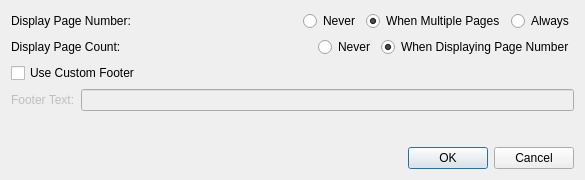
<?xml version="1.0" encoding="UTF-8"?>
<ui version="4.0">
 <class>footer</class>
 <widget class="QDialog" name="footer">
  <property name="geometry">
   <rect>
    <x>0</x>
    <y>0</y>
    <width>585</width>
    <height>180</height>
   </rect>
  </property>
  <property name="windowTitle">
   <string>Footer - Word Search Creator</string>
  </property>
  <layout class="QVBoxLayout" name="verticalLayout">
   <item>
    <layout class="QHBoxLayout" name="horizontalLayout_2">
     <item>
      <widget class="QLabel" name="label_7">
       <property name="text">
        <string>Display Page Number:</string>
       </property>
      </widget>
     </item>
     <item>
      <spacer name="horizontalSpacer_3">
       <property name="orientation">
        <enum>Qt::Horizontal</enum>
       </property>
       <property name="sizeHint" stdset="0">
        <size>
         <width>40</width>
         <height>20</height>
        </size>
       </property>
      </spacer>
     </item>
     <item>
      <widget class="QRadioButton" name="noPageNumberRadioButton">
       <property name="text">
        <string>Never</string>
       </property>
       <attribute name="buttonGroup">
        <string notr="true">buttonGroup</string>
       </attribute>
      </widget>
     </item>
     <item>
      <widget class="QRadioButton" name="multiplePageNumberRadioButton">
       <property name="text">
        <string>When Multiple Pages</string>
       </property>
       <property name="checked">
        <bool>true</bool>
       </property>
       <attribute name="buttonGroup">
        <string notr="true">buttonGroup</string>
       </attribute>
      </widget>
     </item>
     <item>
      <widget class="QRadioButton" name="alwaysPageNumberRadioButton">
       <property name="text">
        <string>Always</string>
       </property>
       <attribute name="buttonGroup">
        <string notr="true">buttonGroup</string>
       </attribute>
      </widget>
     </item>
    </layout>
   </item>
   <item>
    <layout class="QHBoxLayout" name="horizontalLayout">
     <item>
      <widget class="QLabel" name="label">
       <property name="text">
        <string>Display Page Count:</string>
       </property>
      </widget>
     </item>
     <item>
      <spacer name="horizontalSpacer">
       <property name="orientation">
        <enum>Qt::Horizontal</enum>
       </property>
       <property name="sizeHint" stdset="0">
        <size>
         <width>40</width>
         <height>20</height>
        </size>
       </property>
      </spacer>
     </item>
     <item>
      <widget class="QRadioButton" name="noPageCountRadioButton">
       <property name="text">
        <string>Never</string>
       </property>
       <attribute name="buttonGroup">
        <string notr="true">buttonGroup_2</string>
       </attribute>
      </widget>
     </item>
     <item>
      <widget class="QRadioButton" name="pageCountRadioButton">
       <property name="text">
        <string>When Displaying Page Number</string>
       </property>
       <property name="checked">
        <bool>true</bool>
       </property>
       <attribute name="buttonGroup">
        <string notr="true">buttonGroup_2</string>
       </attribute>
      </widget>
     </item>
    </layout>
   </item>
   <item>
    <widget class="QCheckBox" name="customFooterCheckBox">
     <property name="text">
      <string>Use Custom Footer</string>
     </property>
    </widget>
   </item>
   <item>
    <layout class="QHBoxLayout" name="horizontalLayout_3">
     <item>
      <widget class="QLabel" name="footerLabel">
       <property name="enabled">
        <bool>false</bool>
       </property>
       <property name="text">
        <string>Footer Text:</string>
       </property>
      </widget>
     </item>
     <item>
      <widget class="QLineEdit" name="footerTextLineEdit">
       <property name="enabled">
        <bool>false</bool>
       </property>
      </widget>
     </item>
    </layout>
   </item>
   <item>
    <spacer name="verticalSpacer">
     <property name="orientation">
      <enum>Qt::Vertical</enum>
     </property>
     <property name="sizeHint" stdset="0">
      <size>
       <width>20</width>
       <height>40</height>
      </size>
     </property>
    </spacer>
   </item>
   <item>
    <widget class="QDialogButtonBox" name="buttonBox">
     <property name="orientation">
      <enum>Qt::Horizontal</enum>
     </property>
     <property name="standardButtons">
      <set>QDialogButtonBox::Cancel|QDialogButtonBox::Ok</set>
     </property>
    </widget>
   </item>
  </layout>
 </widget>
 <resources/>
 <connections>
  <connection>
   <sender>buttonBox</sender>
   <signal>rejected()</signal>
   <receiver>footer</receiver>
   <slot>reject()</slot>
   <hints>
    <hint type="sourcelabel">
     <x>316</x>
     <y>260</y>
    </hint>
    <hint type="destinationlabel">
     <x>286</x>
     <y>274</y>
    </hint>
   </hints>
  </connection>
 </connections>
 <buttongroups>
  <buttongroup name="buttonGroup_2"/>
  <buttongroup name="buttonGroup"/>
 </buttongroups>
</ui>
